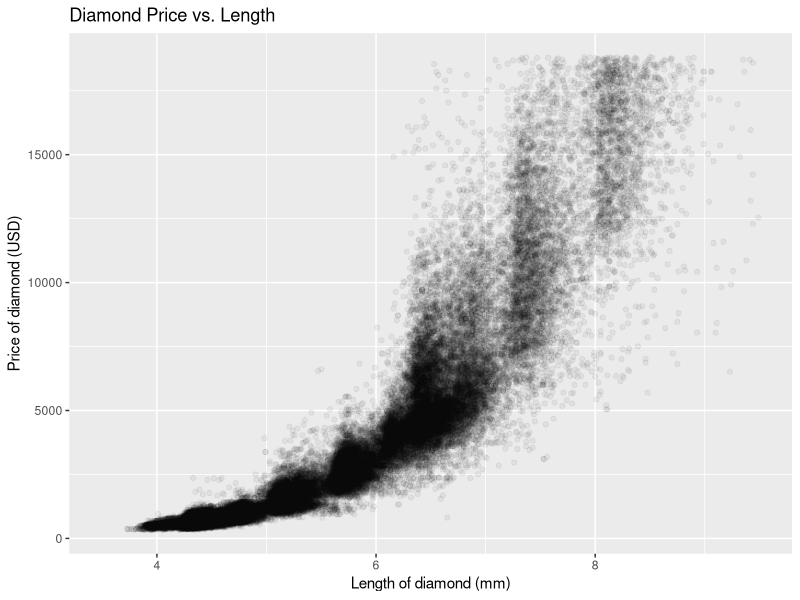
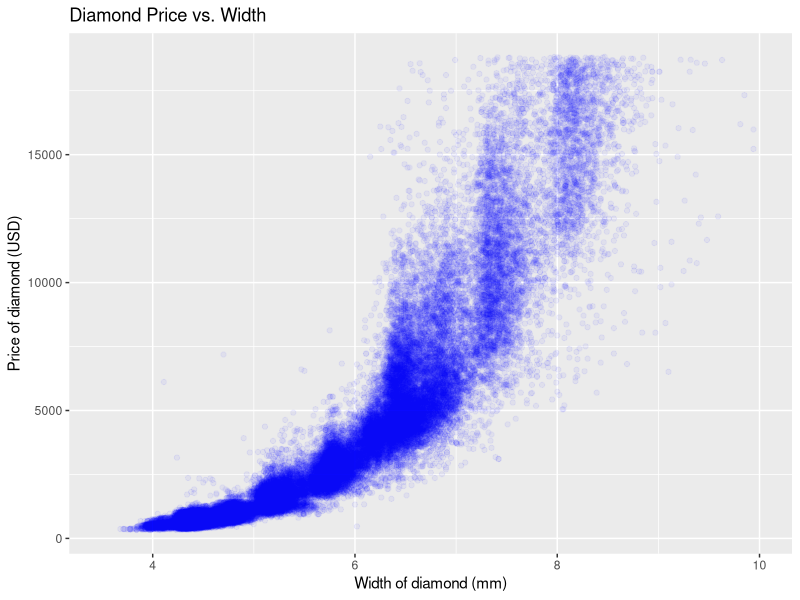
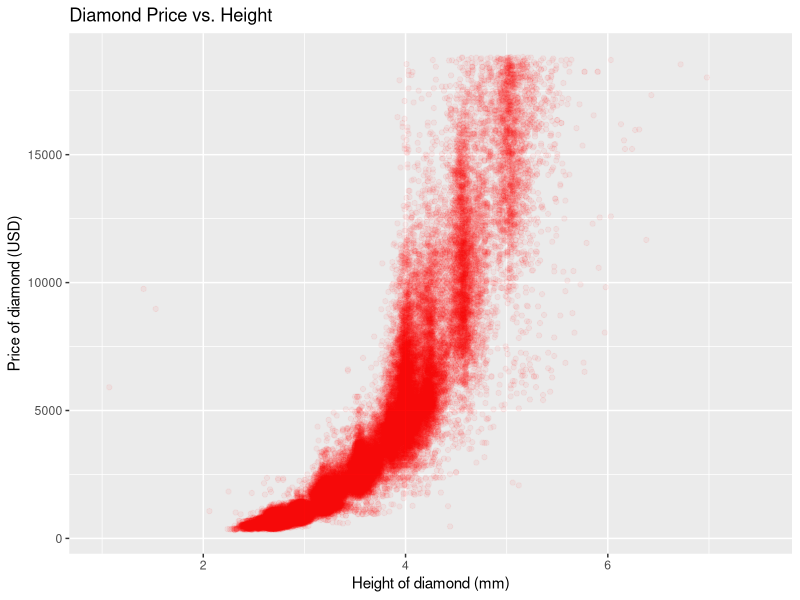
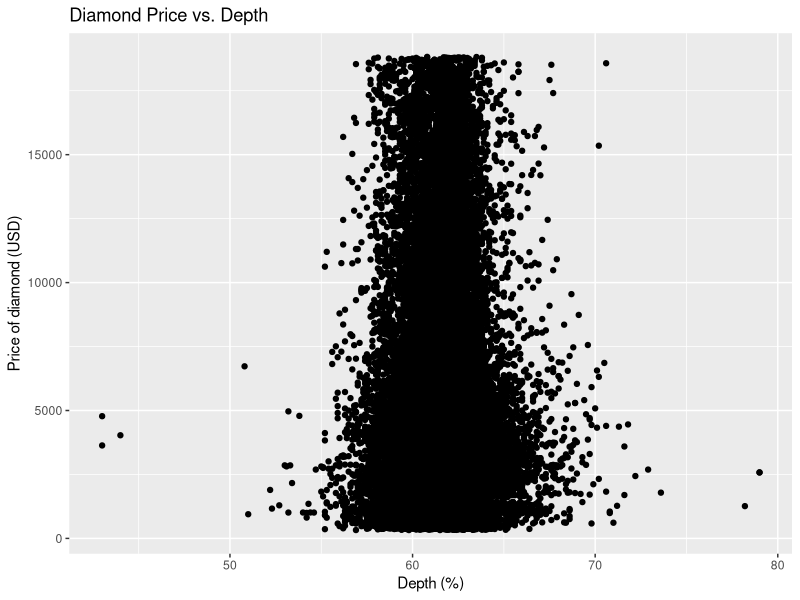
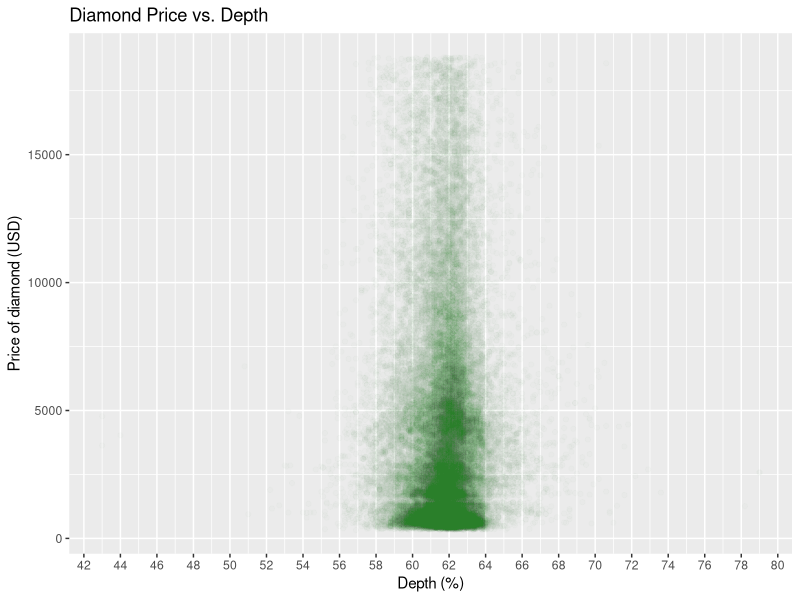
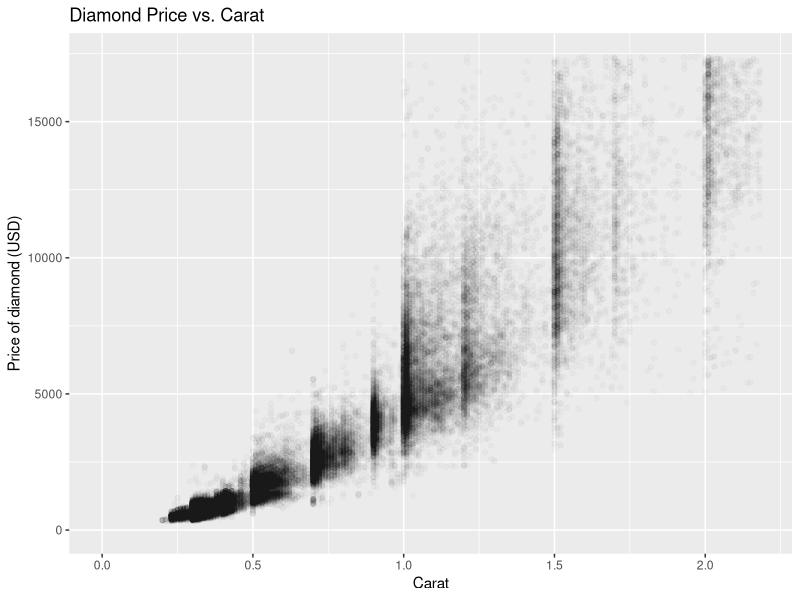
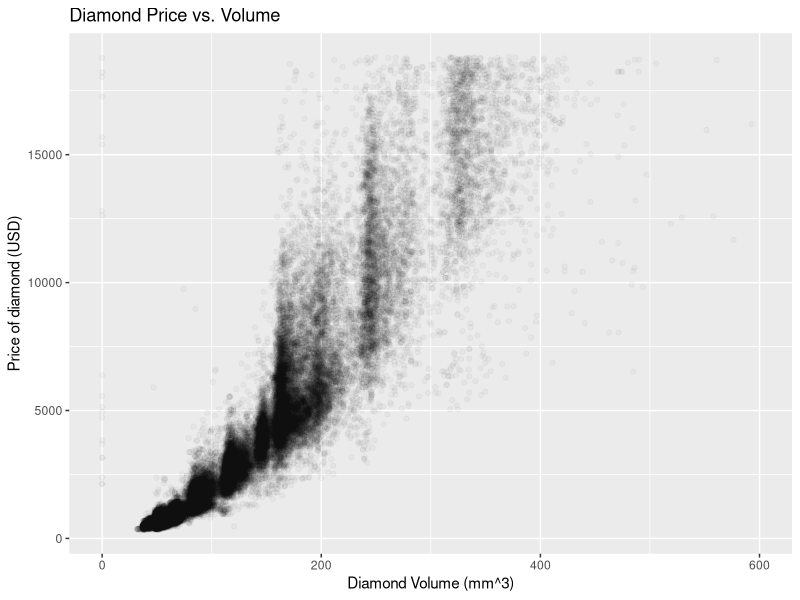

Here is the R script that generated these plots, in order: (Note: this script raises an error after producing the figures.)
# Load the data and libraries
library(ggplot2)
library(dplyr)
library(tidyr)
data("diamonds")

# Your first task is to create a scatterplot of price vs x, y, or z
# using the ggplot syntax.

ggplot(aes(x = x, y = price), data = diamonds) + geom_point(alpha = 1/20) + 
  xlim(3.5,9.5) + 
  labs(title = "Diamond Price vs. Length", x = "Length of diamond (mm)",
  y = "Price of diamond (USD)")

ggplot(aes(x = y, y = price), data = diamonds) + geom_point(alpha = 1/20, color = "blue") + 
  xlim(3.5,10) + 
  labs(title = "Diamond Price vs. Width", x = "Width of diamond (mm)",
       y = "Price of diamond (USD)")
  
ggplot(aes(x = z, y = price), data = diamonds) + geom_point(alpha = 1/20, color = "red") + 
  xlim(1,7.5) +
  labs(title = "Diamond Price vs. Height", x = "Height of diamond (mm)",
       y = "Price of diamond (USD)")

# What is the correlation between price and each of X, Y, and Z?

cor(diamonds$x, diamonds$price)
cor(diamonds$y, diamonds$price)
cor(diamonds$z, diamonds$price)

# Create a simple scatter plot of price vs depth.

ggplot(aes(x = depth, y = price), data = diamonds) + geom_point() + 
  labs(title = "Diamond Price vs. Depth", x = "Depth (%)",
       y = "Price of diamond (USD)")

# Change the code to make the transparency of the
# points to be 1/100 of what they are now and mark
# the x-axis every 2 units.

ggplot(aes(x = depth, y = price), data = diamonds) + geom_point(alpha = 1/100, color = "green4") + 
  scale_x_continuous(breaks = seq(0, 100, 2)) + 
  labs(title = "Diamond Price vs. Depth", x = "Depth (%)",
       y = "Price of diamond (USD)")

# What is the correlation between price and depth? Would you use this as a predictor?

cor(diamonds$depth, diamonds$price)
# No, the correlation is almost 0

# Create a scatterplot of price vs carat and omit the top 1% of price
# and carat values.

ggplot(aes(x = carat, y = price), data = diamonds) + geom_point(alpha = 1/50) + 
  xlim(0, quantile(diamonds$carat, 0.99)) +
  ylim(0, quantile(diamonds$price, 0.99)) +
  labs(title = "Diamond Price vs. Carat", x = "Carat",
       y = "Price of diamond (USD)")

# Create a scatterplot of price vs. volume (x * y * z).

ggplot(aes(x = x*y*z, y = price), data = diamonds) + geom_point(alpha = 1/30) +  
  xlim(0, 600) +
  labs(title = "Diamond Price vs. Volume", x = "Diamond Volume (mm^3)",
       y = "Price of diamond (USD)")

# What is the correlation between price and volume?

diamonds$diamonds_volume <- diamonds$x * diamonds$y * diamonds$z
cor(diamonds$diamonds_volume, diamonds$price)

# About 90%

# Subset the data to exclude diamonds with a volume greater than or equal to 800. 
# Also, exclude diamonds with a volume of 0. Adjust the transparency of the
# points and add a linear model to the plot.

ggplot(aes(x = diamonds_volume, y = price), data = diamonds[diamonds$diamonds_volume < 800 & diamonds$diamonds_volume > 0]) + 
  geom_point(alpha = 1/30) +  
  xlim(0, 600) +
  labs(title = "Diamond Price vs. Volume", x = "Diamond Volume (mm^3)",
       y = "Price of diamond (USD)")

# Do you think this would be a useful model to estimate the price of diamonds? 
# Why or why not?

# Yes the correlation is ~90%

# Use the function dplyr package to create a new data frame containing
# info on diamonds by clarity. Name the data frame diamondsByClarity
# The data frame should contain the following variables in this order.
#       (1) mean_price
#       (2) median_price
#       (3) min_price
#       (4) max_price
#       (5) n where n is the number of diamonds in each level of clarity.

# Subset the data for price and clarity
diamondsByClarity <- diamonds %>% select(price, clarity)

# Summarize descriptive statistics by price or clarity
diamondsByClarity2 <- diamondsByClarity %>% group_by(clarity) %>%
                      summarise(mean_price = mean(price), median_price = median(price), 
                                min_price = min(price), max_price = max(price), n = n())

